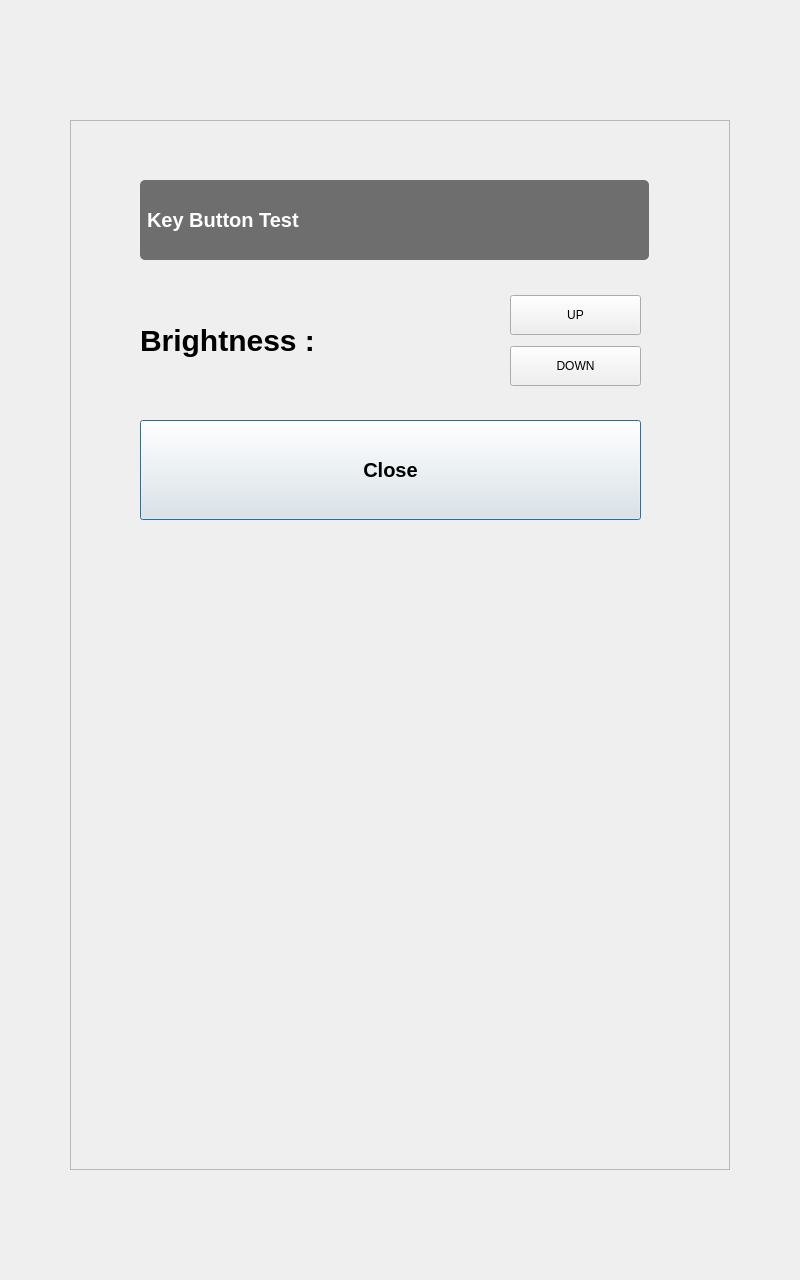
<?xml version="1.0" encoding="UTF-8"?>
<ui version="4.0">
 <class>RepairTestLcdDialog</class>
 <widget class="QDialog" name="RepairTestLcdDialog">
  <property name="geometry">
   <rect>
    <x>0</x>
    <y>0</y>
    <width>800</width>
    <height>1280</height>
   </rect>
  </property>
  <property name="windowTitle">
   <string>Dialog</string>
  </property>
  <widget class="QFrame" name="frame">
   <property name="geometry">
    <rect>
     <x>70</x>
     <y>120</y>
     <width>660</width>
     <height>1050</height>
    </rect>
   </property>
   <property name="frameShape">
    <enum>QFrame::StyledPanel</enum>
   </property>
   <property name="frameShadow">
    <enum>QFrame::Raised</enum>
   </property>
   <widget class="QLabel" name="label">
    <property name="geometry">
     <rect>
      <x>70</x>
      <y>60</y>
      <width>509</width>
      <height>80</height>
     </rect>
    </property>
    <property name="sizePolicy">
     <sizepolicy hsizetype="Preferred" vsizetype="Fixed">
      <horstretch>0</horstretch>
      <verstretch>0</verstretch>
     </sizepolicy>
    </property>
    <property name="minimumSize">
     <size>
      <width>0</width>
      <height>80</height>
     </size>
    </property>
    <property name="styleSheet">
     <string notr="true">QLabel{
border-radius:5px;
padding: 2px;
background-color: #6E6E6E;
font: bold 20px;
color:white;
qproperty-alignment: AlignCenter;
}
</string>
    </property>
    <property name="text">
     <string>Key Button Test</string>
    </property>
   </widget>
   <widget class="QPushButton" name="pushButton_3">
    <property name="geometry">
     <rect>
      <x>70</x>
      <y>300</y>
      <width>501</width>
      <height>100</height>
     </rect>
    </property>
    <property name="minimumSize">
     <size>
      <width>0</width>
      <height>100</height>
     </size>
    </property>
    <property name="styleSheet">
     <string notr="true">QPushButton{
	font: bold 20px;
}</string>
    </property>
    <property name="text">
     <string>Close</string>
    </property>
   </widget>
   <widget class="QWidget" name="layoutWidget">
    <property name="geometry">
     <rect>
      <x>70</x>
      <y>170</y>
      <width>351</width>
      <height>101</height>
     </rect>
    </property>
    <layout class="QFormLayout" name="formLayout">
     <item row="0" column="0">
      <widget class="QLabel" name="label_2">
       <property name="sizePolicy">
        <sizepolicy hsizetype="Fixed" vsizetype="Fixed">
         <horstretch>0</horstretch>
         <verstretch>200</verstretch>
        </sizepolicy>
       </property>
       <property name="styleSheet">
        <string notr="true">QLabel{
	font: bold 30px;
}</string>
       </property>
       <property name="text">
        <string>Brightness : </string>
       </property>
      </widget>
     </item>
     <item row="0" column="1">
      <widget class="QLabel" name="label_3">
       <property name="styleSheet">
        <string notr="true">QLabel{
	font: bold 30px;
}</string>
       </property>
       <property name="text">
        <string/>
       </property>
      </widget>
     </item>
    </layout>
   </widget>
   <widget class="QWidget" name="layoutWidget">
    <property name="geometry">
     <rect>
      <x>440</x>
      <y>170</y>
      <width>131</width>
      <height>101</height>
     </rect>
    </property>
    <layout class="QVBoxLayout" name="verticalLayout">
     <item>
      <widget class="QPushButton" name="pushButton">
       <property name="minimumSize">
        <size>
         <width>0</width>
         <height>40</height>
        </size>
       </property>
       <property name="text">
        <string>UP</string>
       </property>
      </widget>
     </item>
     <item>
      <widget class="QPushButton" name="pushButton_2">
       <property name="minimumSize">
        <size>
         <width>0</width>
         <height>40</height>
        </size>
       </property>
       <property name="text">
        <string>DOWN</string>
       </property>
      </widget>
     </item>
    </layout>
   </widget>
  </widget>
 </widget>
 <resources/>
 <connections/>
</ui>
